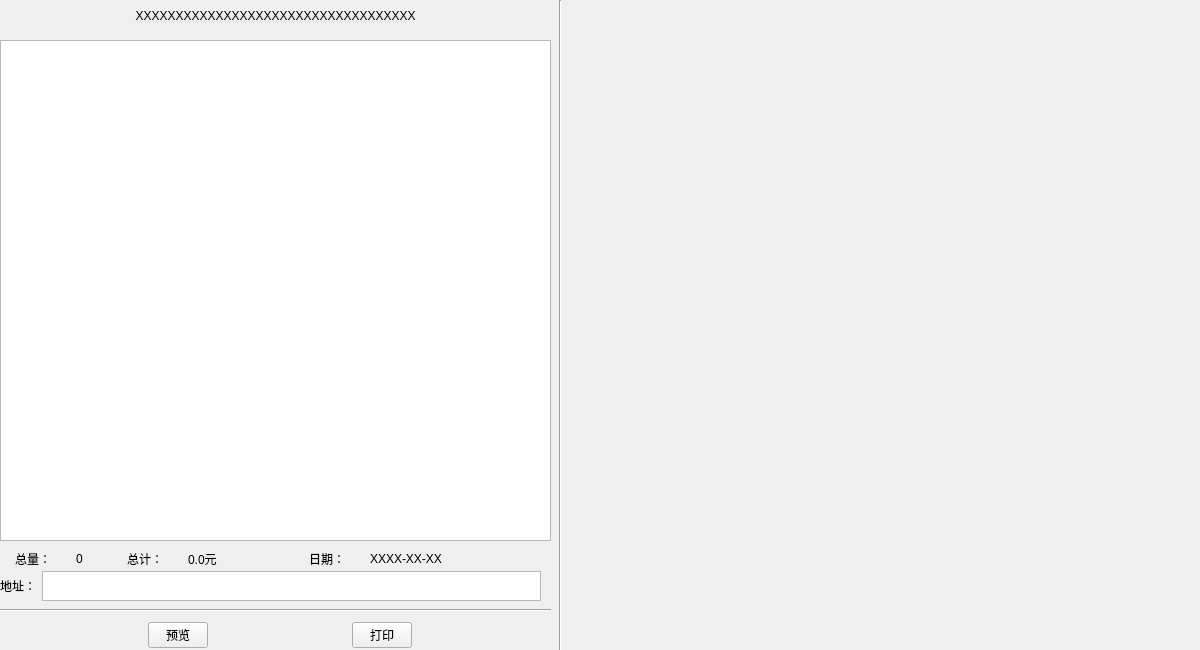
<?xml version="1.0" encoding="UTF-8"?>
<ui version="4.0">
 <class>VegetablePrintWidget</class>
 <widget class="QWidget" name="VegetablePrintWidget">
  <property name="geometry">
   <rect>
    <x>0</x>
    <y>0</y>
    <width>1200</width>
    <height>650</height>
   </rect>
  </property>
  <property name="windowTitle">
   <string>Form</string>
  </property>
  <widget class="Line" name="line">
   <property name="geometry">
    <rect>
     <x>550</x>
     <y>0</y>
     <width>20</width>
     <height>651</height>
    </rect>
   </property>
   <property name="orientation">
    <enum>Qt::Vertical</enum>
   </property>
  </widget>
  <widget class="QWidget" name="gridLayoutWidget">
   <property name="geometry">
    <rect>
     <x>570</x>
     <y>0</y>
     <width>631</width>
     <height>651</height>
    </rect>
   </property>
   <layout class="QGridLayout" name="gridLayout">
    <property name="leftMargin">
     <number>20</number>
    </property>
    <property name="topMargin">
     <number>20</number>
    </property>
    <property name="rightMargin">
     <number>20</number>
    </property>
    <property name="bottomMargin">
     <number>20</number>
    </property>
    <property name="horizontalSpacing">
     <number>5</number>
    </property>
   </layout>
  </widget>
  <widget class="QWidget" name="layoutWidget">
   <property name="geometry">
    <rect>
     <x>10</x>
     <y>620</y>
     <width>541</width>
     <height>30</height>
    </rect>
   </property>
   <layout class="QHBoxLayout" name="horizontalLayout_2">
    <item>
     <widget class="QPushButton" name="prePrintBtn">
      <property name="minimumSize">
       <size>
        <width>60</width>
        <height>0</height>
       </size>
      </property>
      <property name="maximumSize">
       <size>
        <width>60</width>
        <height>16777215</height>
       </size>
      </property>
      <property name="text">
       <string>预览</string>
      </property>
     </widget>
    </item>
    <item>
     <widget class="QPushButton" name="printBtn">
      <property name="minimumSize">
       <size>
        <width>60</width>
        <height>0</height>
       </size>
      </property>
      <property name="maximumSize">
       <size>
        <width>60</width>
        <height>16777215</height>
       </size>
      </property>
      <property name="text">
       <string>打印</string>
      </property>
     </widget>
    </item>
   </layout>
  </widget>
  <widget class="Line" name="line_2">
   <property name="geometry">
    <rect>
     <x>0</x>
     <y>600</y>
     <width>551</width>
     <height>20</height>
    </rect>
   </property>
   <property name="orientation">
    <enum>Qt::Horizontal</enum>
   </property>
  </widget>
  <widget class="QWidget" name="printArea" native="true">
   <property name="geometry">
    <rect>
     <x>0</x>
     <y>0</y>
     <width>551</width>
     <height>611</height>
    </rect>
   </property>
   <widget class="QLabel" name="solderLabel">
    <property name="geometry">
     <rect>
      <x>0</x>
      <y>0</y>
      <width>551</width>
      <height>31</height>
     </rect>
    </property>
    <property name="text">
     <string>XXXXXXXXXXXXXXXXXXXXXXXXXXXXXXXXXXX</string>
    </property>
    <property name="alignment">
     <set>Qt::AlignCenter</set>
    </property>
   </widget>
   <widget class="QTableView" name="tableView">
    <property name="geometry">
     <rect>
      <x>0</x>
      <y>40</y>
      <width>551</width>
      <height>501</height>
     </rect>
    </property>
   </widget>
   <widget class="QWidget" name="layoutWidget">
    <property name="geometry">
     <rect>
      <x>0</x>
      <y>550</y>
      <width>541</width>
      <height>17</height>
     </rect>
    </property>
    <layout class="QHBoxLayout" name="horizontalLayout">
     <item>
      <widget class="QLabel" name="numberNameLabel">
       <property name="maximumSize">
        <size>
         <width>40</width>
         <height>16777215</height>
        </size>
       </property>
       <property name="text">
        <string>总量：</string>
       </property>
      </widget>
     </item>
     <item>
      <widget class="QLabel" name="numberLabel">
       <property name="maximumSize">
        <size>
         <width>30</width>
         <height>16777215</height>
        </size>
       </property>
       <property name="text">
        <string>0</string>
       </property>
      </widget>
     </item>
     <item>
      <widget class="QLabel" name="pricesNameLabel">
       <property name="maximumSize">
        <size>
         <width>40</width>
         <height>16777215</height>
        </size>
       </property>
       <property name="text">
        <string>总计：</string>
       </property>
      </widget>
     </item>
     <item>
      <widget class="QLabel" name="priceLabel">
       <property name="maximumSize">
        <size>
         <width>100</width>
         <height>16777215</height>
        </size>
       </property>
       <property name="text">
        <string>0.0元</string>
       </property>
      </widget>
     </item>
     <item>
      <widget class="QLabel" name="dateNameLabel">
       <property name="maximumSize">
        <size>
         <width>40</width>
         <height>16777215</height>
        </size>
       </property>
       <property name="text">
        <string>日期：</string>
       </property>
      </widget>
     </item>
     <item>
      <widget class="QLabel" name="dataLabel">
       <property name="maximumSize">
        <size>
         <width>150</width>
         <height>16777215</height>
        </size>
       </property>
       <property name="text">
        <string>XXXX-XX-XX</string>
       </property>
      </widget>
     </item>
    </layout>
   </widget>
   <widget class="QWidget" name="layoutWidget">
    <property name="geometry">
     <rect>
      <x>0</x>
      <y>570</y>
      <width>541</width>
      <height>32</height>
     </rect>
    </property>
    <layout class="QHBoxLayout" name="horizontalLayout_3">
     <item>
      <widget class="QLabel" name="addrLabel">
       <property name="text">
        <string>地址：</string>
       </property>
      </widget>
     </item>
     <item>
      <widget class="QTextEdit" name="addrTextEdit">
       <property name="minimumSize">
        <size>
         <width>0</width>
         <height>30</height>
        </size>
       </property>
       <property name="maximumSize">
        <size>
         <width>16777215</width>
         <height>30</height>
        </size>
       </property>
      </widget>
     </item>
    </layout>
   </widget>
  </widget>
 </widget>
 <tabstops>
  <tabstop>prePrintBtn</tabstop>
  <tabstop>printBtn</tabstop>
  <tabstop>tableView</tabstop>
 </tabstops>
 <resources/>
 <connections/>
</ui>
